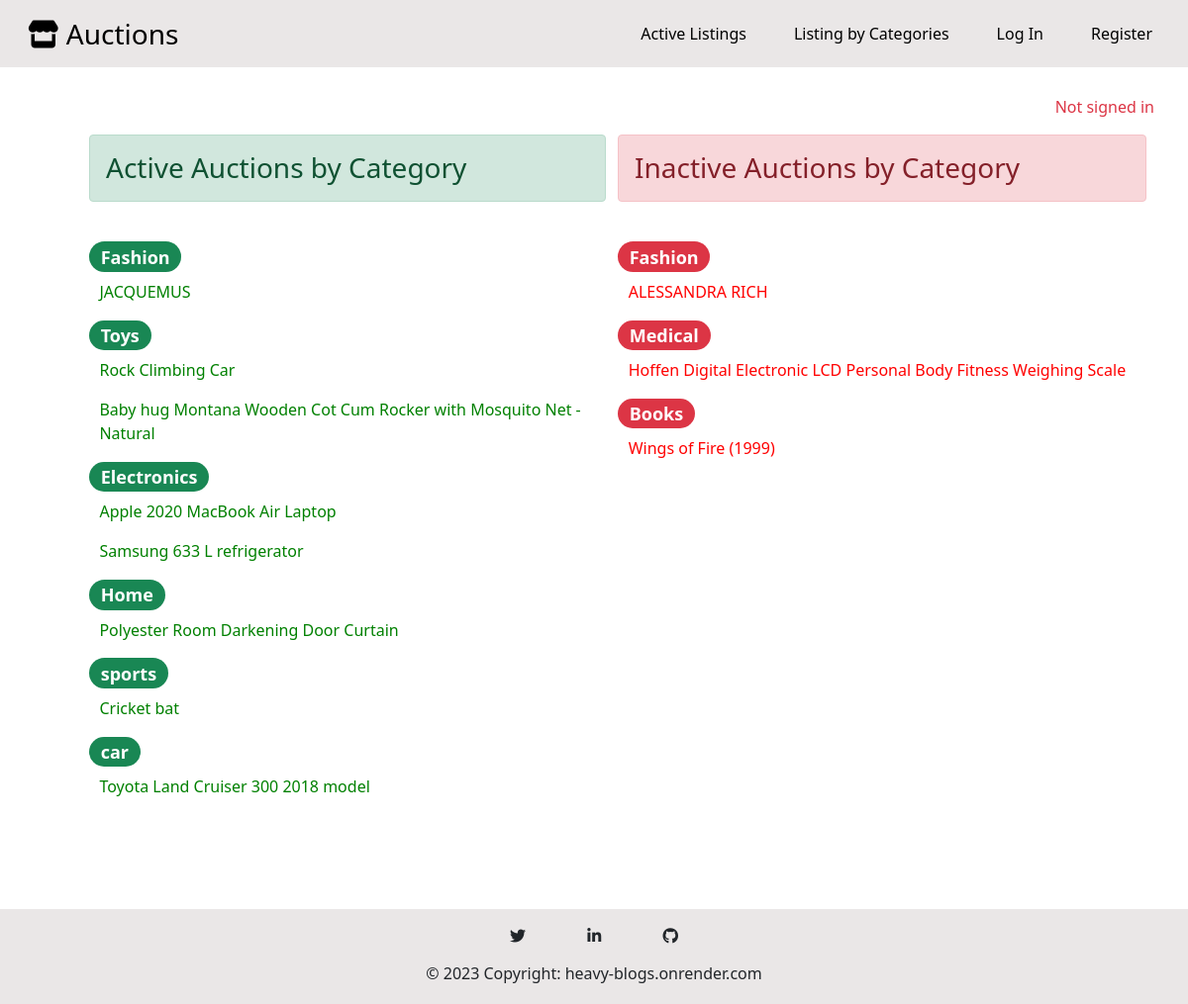
Page /categorylisting/ on the committed database.
### auctions/models.py (models this page shows, shortened)
class Category(models.Model):
    category = models.CharField(max_length=50)
    def __str__(self):
        return self.category

class AuctionListing(models.Model):
    auction_user = models.ForeignKey(User, on_delete=models.CASCADE, null=True, blank=True)
    name = models.CharField(max_length=100)
    date = models.DateField(auto_now_add=True)
    price = models.DecimalField(max_digits=100, decimal_places=2)
    image = models.URLField(blank=True)
    description = models.TextField(blank=True)
    is_active = models.BooleanField(default=True)
    category = models.ForeignKey(Category, on_delete=models.CASCADE, null=True)

### auctions/views.py (the view)
# urls.py: path("categorylisting/", views.category_listing, name="category_listing"),
def category_listing(request):
    categories = Category.objects.all()
    listing = AuctionListing.objects.all()
    actives = []
    inactives = []
    for category in categories:
        auction_by_category = listing.filter(is_active=True, category=category)
        count =  auction_by_category.count()
        actives.append(
            {"category": category,
            "auctions": [{'name':auction.name, 'id':auction.pk} for auction in auction_by_category],
            "count": count,
            },)
    for category in categories:
        auction_by_category = listing.filter(is_active=False, category=category)
        count =  auction_by_category.count()
        inactives.append(
            {"category": category,
            "auctions": [{'name':auction.name, 'id':auction.pk} for auction in auction_by_category],
            "count": count,
            },)
    actives = sorted(actives, key=actives.count, reverse=True)
    inactives = sorted(inactives, key=inactives.count, reverse=True)
    return render(request, "auctions/category_listing.html",
                  {"actives":actives, "inactives":inactives,})

### auctions/templates/auctions/category_listing.html
{% extends "auctions/layout.html" %}
{% block body %}
<div class="container" style="padding-left: 5%;">
    <div class="row">
        <div class="col-lg-6 col-sm-12">
            <h3 class="alert alert-success" role="alert">Active Auctions by Category</h3><br>
            {% for cat in actives %}
                {% if not cat.auctions %}
                {% else %}
                <h4><span class="badge rounded-pill bg-success">{{cat.category}}</span></h4>
                {% for name in cat.auctions %}
                <p style="padding-left: 2%;"><a href="{% url 'details' name.id %}" style="color: rgb(0, 128, 0);" onMouseOut="this.style.color='rgb(0, 128, 0)'" onmouseover="this.style.color='#0F0'">{{name.name}}</a></p>
                {% endfor %}
                {% endif %}
            {% endfor %}
        </div>
        <div class="col-lg-6 col-sm-12" style="margin-left: 0; padding-left: 0;">
            <h3 class="alert alert-danger" role="alert">Inactive Auctions by Category</h3><br>
            {% for cat in inactives %}
                {% if not cat.auctions %}
                {% else %}
                <h4><span class="badge rounded-pill bg-danger">{{cat.category}}</span></h4>
                {% for name in cat.auctions %}
                <p style="padding-left: 2%;"><a href="{% url 'details' name.id %}" style="color: red;" onMouseOut="this.style.color='red'" onmouseover="this.style.color=' rgb(151, 64, 64)'">{{name.name}}</a></p>
                {% endfor %}
                {% endif %}
            {% endfor %}
        </div>
    </div>
</div>
{% endblock %}

### auctions/templates/auctions/layout.html (shortened to what this page needs)
{% load static %}
<!DOCTYPE html>
<html lang="en">
<head>
    <link href="https://cdn.jsdelivr.net/npm/bootstrap@5.0.2/dist/css/bootstrap.min.css" rel="stylesheet"
>
    <link href="{% static 'style.css' %}" rel="stylesheet">
</head>
<body>
    <nav class="navbar navbar-expand-md bg sticky-top">
        <div class="container-fluid">
            <a class="navbar-brand fs-3 ms-3" href="{% url 'index' %}"><i class="fa-solid fa-store"></i> Auctions</a>
            <div class="collapse navbar-collapse" id="navbarNav">
                <ul class="navbar-nav ms-auto ">
                    <li class="nav-item">
                        <a class="nav-link active mx-3" href="{% url 'index' %}">Active Listings</a>
                    </li>
                    <li class="nav-item">
                        <a class="nav-link active mx-3" href="{% url 'category_listing' %}">Listing by Categories</a>
                    </li>
                    {% if user.is_authenticated %}
                    <li class="nav-item ">
                        <a class="nav-link mx-3" href="{% url 'watchlist' %}">Watchlist</a>
                    </li>
                    <li class="nav-item ">
                        <a class="nav-link mx-3" href="{% url 'my_listing' %}">My listing</a>
                    </li>
                    <li class="nav-item ">
                        <a class="nav-link mx-3" href="{% url 'create_listing' %}">Create Listing</a>
                    </li>
                    <li class="nav-item">
                        <a class="nav-link mx-3" href="{% url 'logout' %}">Log Out</a>
                    </li>
                    {% else %}
                    <li class="nav-item">
                        <a class="nav-link mx-3" href="{% url 'login' %}">Log In</a>
                    </li>
                    <li class="nav-item">
                        <a class="nav-link mx-3" href="{% url 'register' %}">Register</a>
                    </li>
                    {% endif %}
                </ul>
            </div>
        </div>
    </nav>
<br>
    <div class="container">
        <div class="row">
            <div class="col order-last">
                {% if user.is_authenticated %}
                <p class="text-success">Signed in as <strong>{{ user.username }}</strong></p>
                {% else %}
                <p class="text-danger">Not signed in</p>
                {% endif %}
            </div>
            <div class="col"></div>
            <div class="col order-first">
            </div>
        </div>
    </div>
    {% block body %}
    {% endblock %}
    <br><br><br><br>
    <footer class="text-center" style="background-color:rgb(234, 231, 231);">
        <div class="container p-2">
            <section class="mb-1">
                <a class="btn mx-3" href="https://twitter.com/shubhuoulkar" role="button">
                    <i class="fa-brands fa-twitter"></i></a>
                <a class="btn mx-3" href="https://www.linkedin.com/in/shubham-oulkar-372797217/" role="button"><i
                        class="fa-brands fa-linkedin-in"></i></a>
                <a class="btn mx-3" href="https://github.com/ShubhamOulkar" role="button"><i
                        class="fa-brands fa-github"></i></a>
                <br>
                <a class="btn" href="https://heavy-blog.onrender.com/about">© 2023 Copyright:
                    heavy-blogs.onrender.com</a>
            </section>
        </div>
    </footer>
</body>
</html>

### auctions/static/style.css (style rules this page uses)
.bg { background-color: rgb(234, 231, 231); }
.navbar-brand, .nav-link { color: black; font-weight: 500; }
a { text-decoration: none; color: black; font-weight: 500; }
.order-last { text-align: right; padding-right: 4px; padding-top: 4px; }
.order-first { padding-top: 4px; padding-left: 6px; }

### rows in the picture
Category: category "Fashion"
AuctionListing: name "JACQUEMUS"
Category: category "Toys"
AuctionListing: name "Rock Climbing Car"
AuctionListing: name "Baby hug Montana Wooden Cot Cum Rocker with Mosquito Net - Natural"
Category: category "Electronics"
AuctionListing: name "Apple 2020 MacBook Air Laptop"
AuctionListing: name "Samsung 633 L refrigerator"
Category: category "Home"
AuctionListing: name "Polyester Room Darkening Door Curtain"
Category: category "sports"
AuctionListing: name "Cricket bat"
Category: category "car"
AuctionListing: name "Toyota Land Cruiser 300 2018 model"
AuctionListing: name "ALESSANDRA RICH"
Category: category "Medical"
AuctionListing: name "Hoffen Digital Electronic LCD Personal Body Fitness Weighing Scale"
Category: category "Books"
AuctionListing: name "Wings of Fire (1999)"
